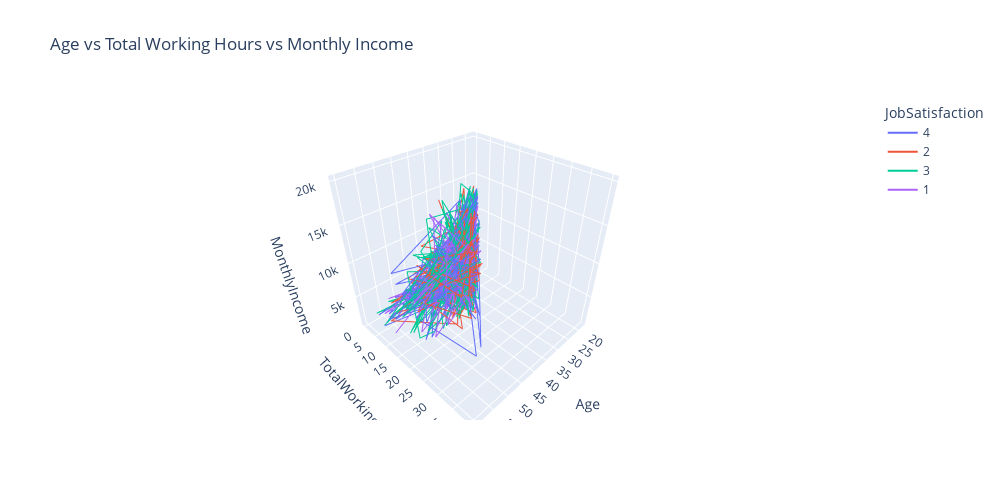

The code cell stored with this chart in its notebook:
### Code cell
tempFig = px.line_3d(df,x='Age',y='TotalWorkingYears',z='MonthlyIncome', color = 'JobSatisfaction',title='Age vs Total Working Hours vs Monthly Income',width=1000,height=500)

# tempFig = px.pie(df, values='Age', names='EducationField', title='Daily Rate vs Education Field', width=800,height=800)
tempFig.show()

# options = [{'label':i,'value':i} for i in df.select_dtypes(include=['int64']).columns]
# options

### Figure 1 — Plotly figure (JSON) as saved in the notebook; plotly's stock layout.template omitted (floating-point values rounded to 4 significant figures; data arrays with more than 128 entries replaced by an {"elided": "..."} marker saying what was removed)
{"data": [{"hovertemplate": "JobSatisfaction=4<br>Age=%{x}<br>TotalWorkingYears=%{y}<br>MonthlyIncome=%{z}<extra></extra>", "legendgroup": "4", "line": {"color": "#636efa", "dash": "solid"}, "marker": {"symbol": "circle"}, "mode": "lines", "name": "4", "scene": "scene", "showlegend": true, "type": "scatter3d", "x": {"elided": "459 int values"}, "y": {"elided": "459 int values"}, "z": {"elided": "459 int values"}}, {"hovertemplate": "JobSatisfaction=2<br>Age=%{x}<br>TotalWorkingYears=%{y}<br>MonthlyIncome=%{z}<extra></extra>", "legendgroup": "2", "line": {"color": "#EF553B", "dash": "solid"}, "marker": {"symbol": "circle"}, "mode": "lines", "name": "2", "scene": "scene", "showlegend": true, "type": "scatter3d", "x": {"elided": "280 int values"}, "y": {"elided": "280 int values"}, "z": {"elided": "280 int values"}}, {"hovertemplate": "JobSatisfaction=3<br>Age=%{x}<br>TotalWorkingYears=%{y}<br>MonthlyIncome=%{z}<extra></extra>", "legendgroup": "3", "line": {"color": "#00cc96", "dash": "solid"}, "marker": {"symbol": "circle"}, "mode": "lines", "name": "3", "scene": "scene", "showlegend": true, "type": "scatter3d", "x": {"elided": "442 int values"}, "y": {"elided": "442 int values"}, "z": {"elided": "442 int values"}}, {"hovertemplate": "JobSatisfaction=1<br>Age=%{x}<br>TotalWorkingYears=%{y}<br>MonthlyIncome=%{z}<extra></extra>", "legendgroup": "1", "line": {"color": "#ab63fa", "dash": "solid"}, "marker": {"symbol": "circle"}, "mode": "lines", "name": "1", "scene": "scene", "showlegend": true, "type": "scatter3d", "x": {"elided": "289 int values"}, "y": {"elided": "289 int values"}, "z": {"elided": "289 int values"}}], "layout": {"height": 500, "legend": {"title": {"text": "JobSatisfaction"}, "tracegroupgap": 0}, "scene": {"domain": {"x": [0, 1], "y": [0, 1]}, "xaxis": {"title": {"text": "Age"}}, "yaxis": {"title": {"text": "TotalWorkingYears"}}, "zaxis": {"title": {"text": "MonthlyIncome"}}}, "title": {"text": "Age vs Total Working Hours vs Monthly Income"}, "width": 1000}}
